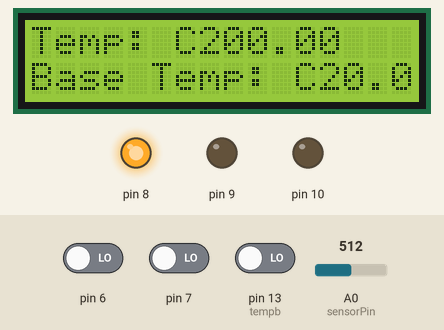
This sketch was run on a simulated Arduino Uno, built with avr-gcc and run on an emulated ATmega328P. On the bench: 16×2 character LCD, output pins drawn as LEDs (lit = HIGH). Inputs (shaded band) come from the test bench; at power-on: pin 13 (tempb) LOW, A0 (sensorPin) = 512, pin 6 LOW, pin 7 LOW.

Above: at 1.2 s.
1.3 s: pin 13 (tempb) driven HIGH
At 2.4 s:
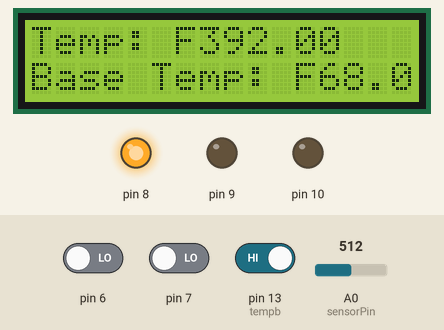
5.4 s: A0 (sensorPin) set to 159
At 6.6 s:
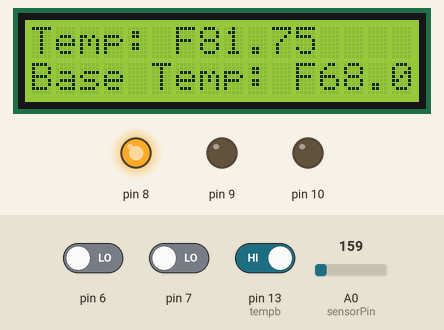
8.6 s: A0 (sensorPin) set to 145
At 9.6 s:
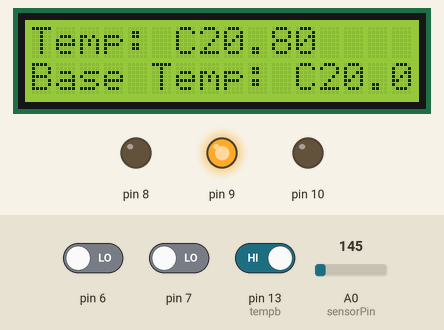
12.6 s: pin 6 driven HIGH
At 13.7 s:
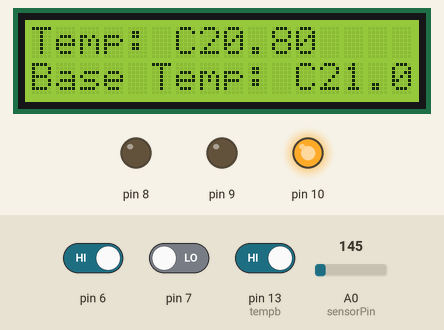
16.6 s: pin 7 driven HIGH
At 17.8 s:
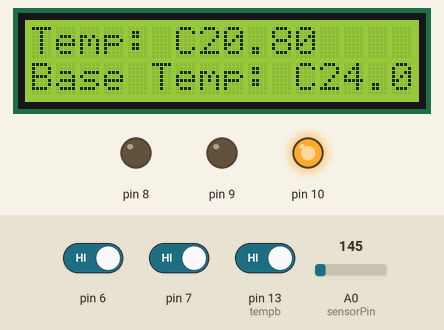
19.6 s: pin 6 driven LOW
At 20.9 s:
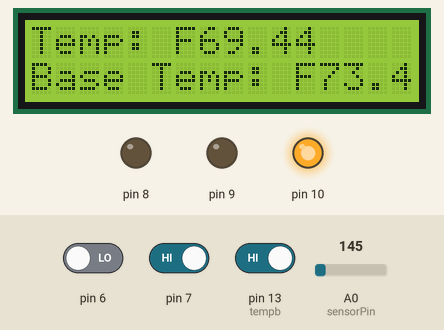
Timing chart, 0 to 23.7 s (numbered marks = the images above; inputs shaded):
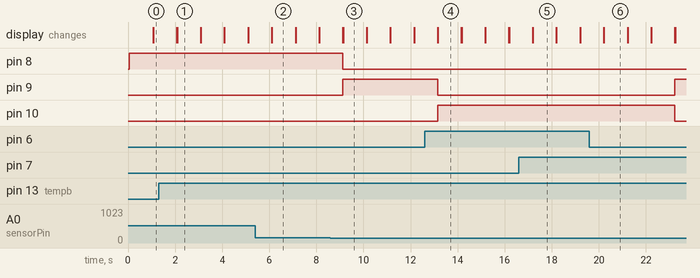

Measured:
- the behaviour switches between 146 and 145 on A0 (sensorPin) (found by bisection; images 2 and 3)
- after the input at 1.3 s, the display: first differs from a run without the input after 0.78 s (image 1)
- after the input at 8.6 s, pin 8: HIGH → LOW after 0.53 s; pin 9: LOW → HIGH after 0.53 s
- after the input at 12.6 s, pin 9: HIGH → LOW after 0.56 s; pin 10: LOW → HIGH after 0.56 s
- after the input at 19.6 s, pin 9: LOW → HIGH after 3.6 s; pin 10: HIGH → LOW after 3.6 s
- what the display in image 1 shows lasts 1.0 s, from 2.1 s to 3.1 s

The sketch:

BartOmeter_3.0.ino
```cpp
#include <LiquidCrystal.h>
LiquidCrystal lcd(12, 11, 5, 4, 3, 2);
const int sensorPin = A0;
float baseTemp = 20.0;
int tempb = 13;
int Up = 6;
int Down = 7;
boolean lButton = LOW;
void setup() {
  for(int pinNumber = 8; pinNumber<11; pinNumber ++){
    pinMode(pinNumber, OUTPUT);
    digitalWrite(pinNumber, LOW);
}
  pinMode(6, INPUT);
  pinMode(7, INPUT);
  pinMode(13, INPUT);
  Serial.begin(9600);
  lcd.begin(16, 2);
}
void loop() {
  if(digitalRead(6) == HIGH){
  float Nbase = (baseTemp +1);
  baseTemp = Nbase;
  }
    if(digitalRead(7) == HIGH){
  float Nbase = (baseTemp -1);
  baseTemp = Nbase;
  }
   if(digitalRead(tempb) == HIGH){
    lButton =! lButton;
  }
  int sensorVal = analogRead(sensorPin);
  float voltage = (sensorVal / 1024.0) * 5.0;
  float temperature = (voltage - .5) * 100;
  float Fa = (temperature * 9 / 5 + 32);
  float Baf = (baseTemp * 9 / 5 + 32);

  if(temperature < baseTemp)
  {
    digitalWrite(8, LOW);
    digitalWrite(9, LOW);
    digitalWrite(10, HIGH);
  } else if(temperature >= baseTemp && temperature < baseTemp+1)
  {
    digitalWrite(8, LOW);
    digitalWrite(9, HIGH);
    digitalWrite(10, LOW);
  } else if(temperature >= baseTemp+1)
  {
    digitalWrite(8, HIGH);
    digitalWrite(9, LOW);
    digitalWrite(10, LOW);
  }
  if (lButton == LOW)
  {
    lcd.setCursor(0,0);
    lcd.print("Temp: C");
  lcd.print(temperature);
  lcd.setCursor(0,1);
  lcd.print("Base Temp: C");
  lcd.print(baseTemp);
  }
else{
  lcd.setCursor(0,0);
  lcd.print("Temp: F");
  lcd.print(Fa);
  lcd.setCursor(0,1);
 lcd.print("Base Temp: F");
  lcd.print(Baf);
}

  delay(1000);
  lcd.clear();
}
```
